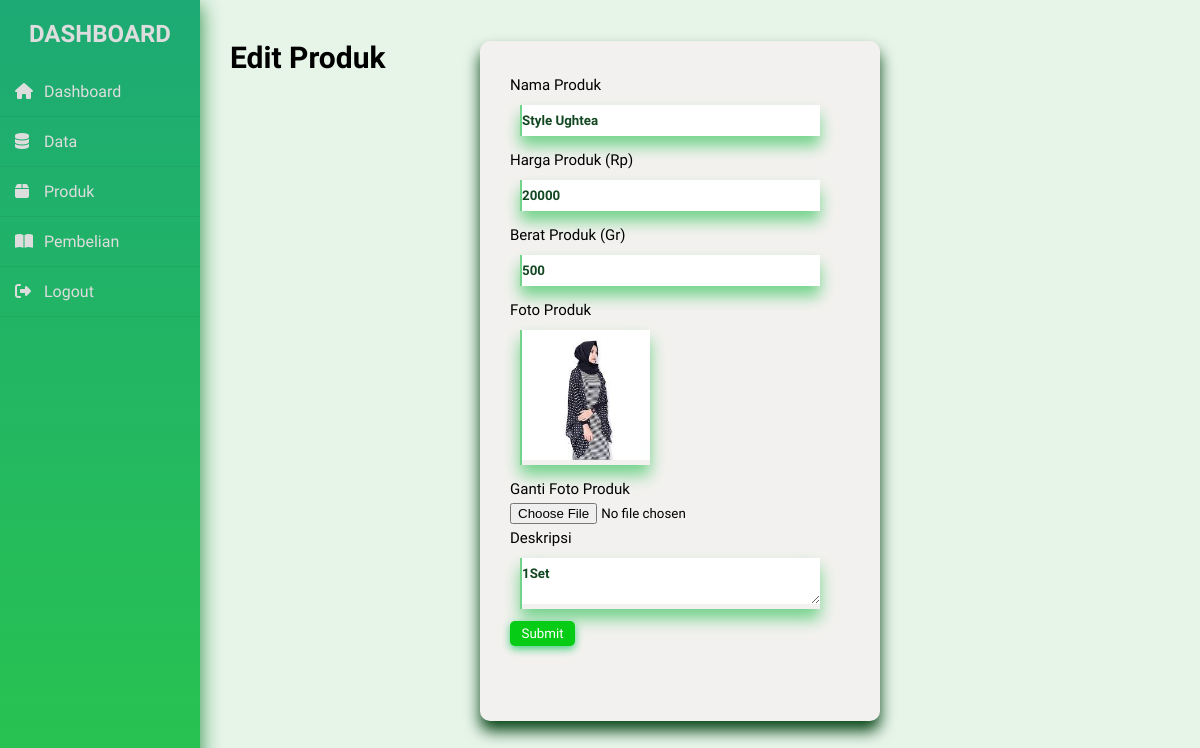
The page /admin/dashboard.php?halaman=editproduk&id=2 on the database its author committed.
### tables this page shows
CREATE TABLE `produk` (
  `id_produk` int(11) NOT NULL,
  `nama_produk` varchar(100) NOT NULL,
  `harga_produk` int(11) NOT NULL,
  `berat` int(11) NOT NULL,
  `foto_produk` varchar(100) NOT NULL,
  `deskripsi_produk` text NOT NULL
);

### admin/editproduk.php (the view, shortened to what this page needs)
<h2>Edit Produk</h2>
<br>
<?php
$ambil = $db->query("SELECT * FROM produk WHERE id_produk='$_GET[id]'");
$pecah = $ambil->fetch_assoc();
?>
<form method="post" enctype="multipart/form-data">
    <div class="form-edit-produk">
        <label style="font-size: 15px">Nama Produk</label>
        <div class="textbox">
            <input type="text" name="nama" placeholder="Nama Produk" value="<?php echo $pecah['nama_produk']; ?>">
        </div>
        <label style="font-size: 15px">Harga Produk (Rp)</label>
        <div class="textbox">
            <input type="number" name="harga" method="post" placeholder="Harga Rp." value="<?php echo $pecah['harga_produk']; ?>">
        </div>
        <label style="font-size: 15px">Berat Produk (Gr)</label>
        <div class="textbox">
            <input type="number" name="berat" method="post" placeholder="Harga Rp." value="<?php echo $pecah['berat']; ?>">
        </div>
        <label style="font-size: 15px">Foto Produk</label><br>
        <div class="textbox" style="width:130px;">
            <img src="../foto_produk/<?php echo $pecah['foto_produk'] ?>" width="130" height="130"><br>
        </div>
        <label style="font-size: 15px">Ganti Foto Produk</label>
        <input type="file" name="foto"><br>
        <label style="font-size: 15px">Deskripsi</label>
        <div class="textbox">
            <textarea type="deskripsi" name="deskripsi" method="post" placeholder="Silahkan tulis deskripsi.."><?php echo $pecah['deskripsi_produk']; ?></textarea>
        </div>
        <button type="submit" name="edit">Submit</button>
    </div>
</form>

### css/dashboard.css (style rules this page uses)
* { margin: 0; padding: 0; box-sizing: border-box; list-style: none; text-decoration: none; font-family: 'Abel', sans-serif; }
body { background: rgb(231, 245, 233); }
.form-edit-produk { width: 400px; height: 680px; position: absolute; left: 50%; top: -25%; transform: translate(-30%, 10%); background-color: rgb(243, 241, 239); border-radius: 10px; padding: 30px; box-shadow: 0 10px 15px 0 rgb(10, 71, 25); }
.textbox { width: 300px; overflow: hidden; border-left: 2px solid rgb(115, 211, 139); box-shadow: 0 10px 15px 0 rgb(115, 211, 139); margin: 10px; margin-right: 45%; }
.textbox textarea { border: none; outline: none; width: 100%; padding: 8px 0; color: rgb(18, 71, 34); font-weight: 600; }
.textbox input { border: none; outline: none; width: 100%; padding: 8px 0; color: rgb(18, 71, 34); font-weight: 600; }
button { text-align: center; cursor:pointer; height: 25px; width: 65px; border-radius: 5px; text-decoration:none; color:rgb(255, 255, 255); background-color:#06cc16; box-shadow: 0 3px 8px 0 rgb(64, 204, 122); border: none; }

### rows shown on the page
produk: nama "Style Ughtea", harga "20000", berat "500", foto_produk (picture), deskripsi "1Set"
